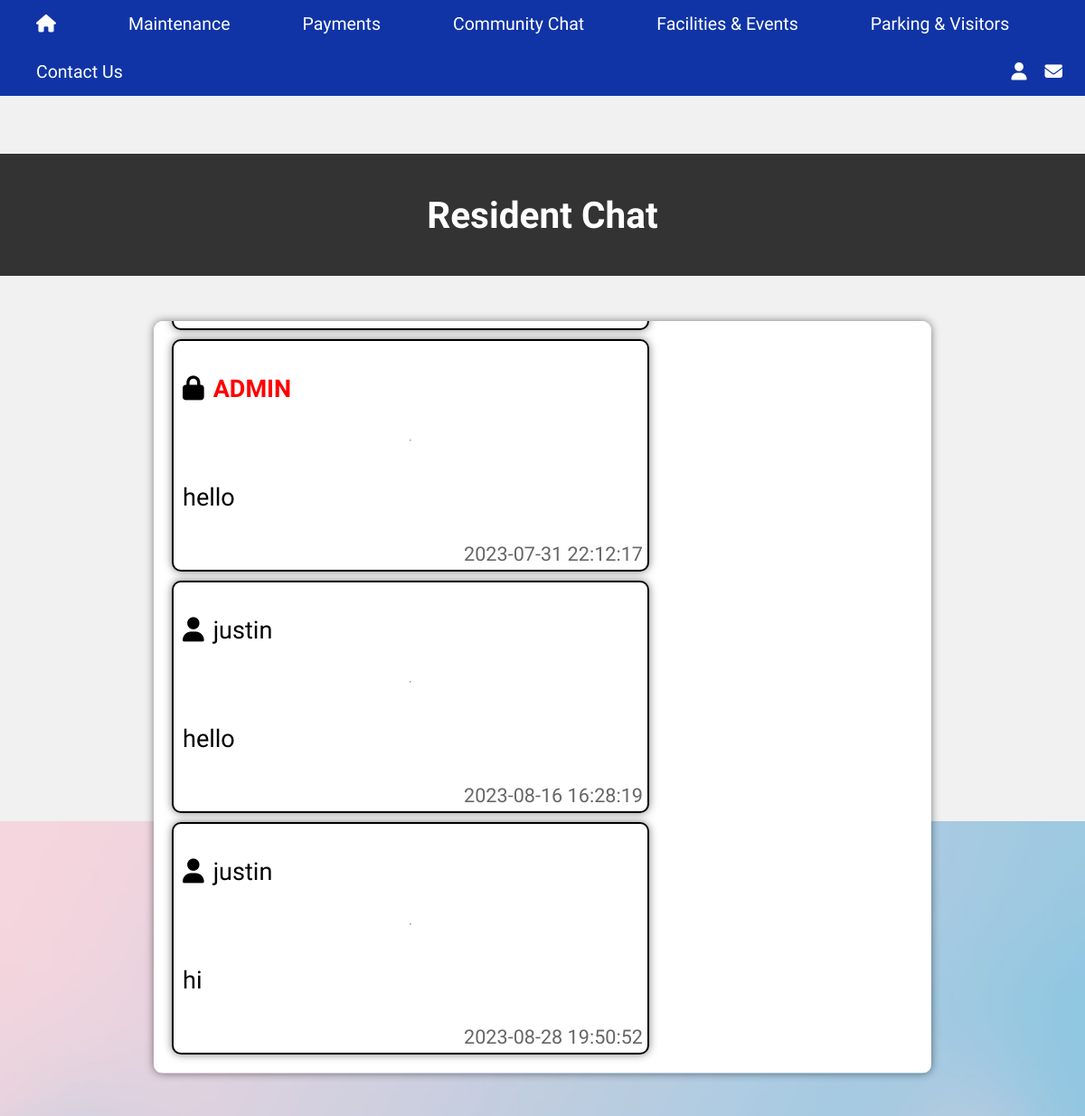
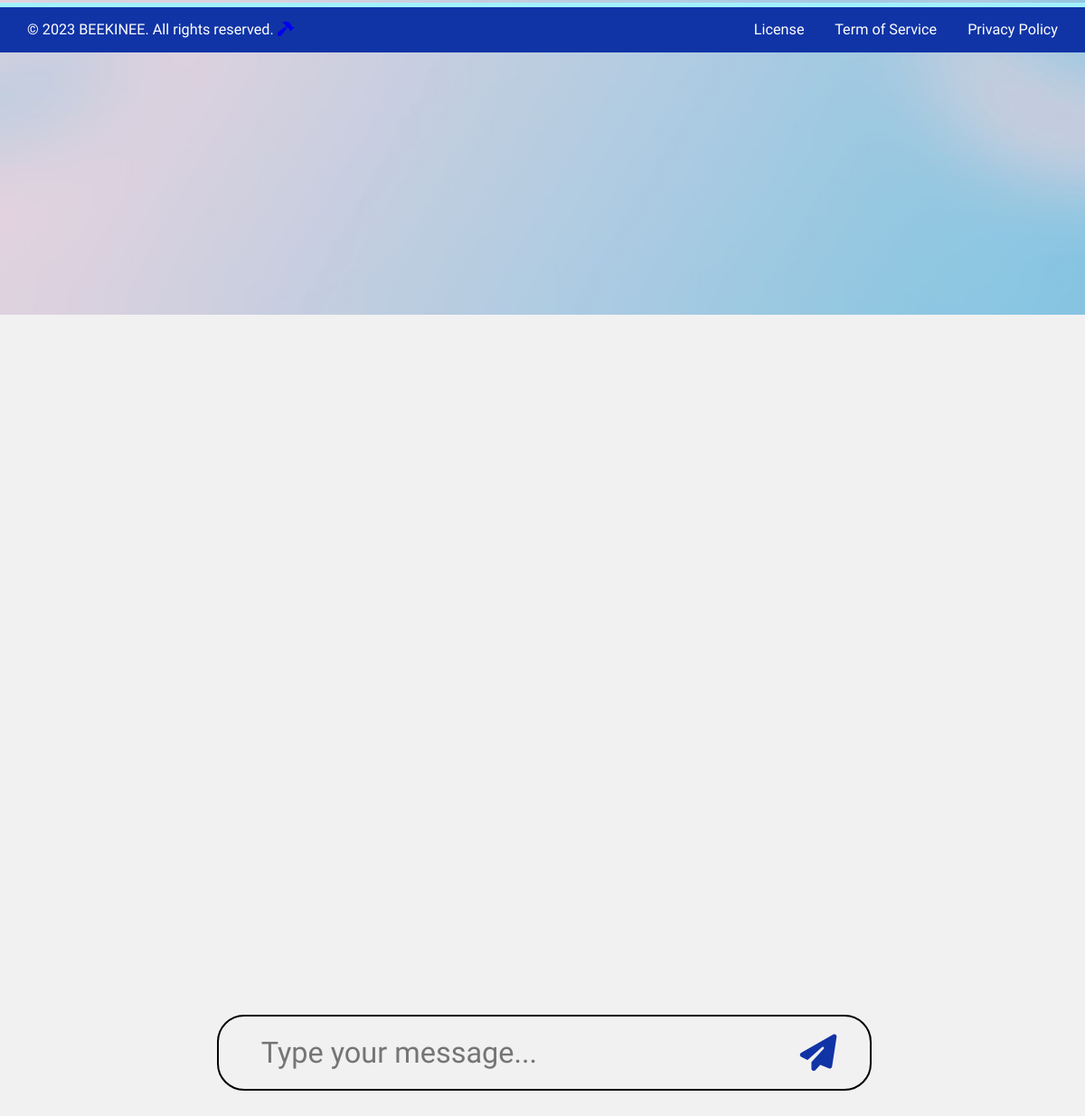
The app's page /chat.php with its own data (2 pictures, top to bottom).
### tables this page shows
CREATE TABLE `chat` (
  `message_id` int(11) NOT NULL,
  `resident_id` int(11) NOT NULL,
  `username` varchar(50) NOT NULL,
  `email` varchar(50) NOT NULL,
  `text` text NOT NULL,
  `timestamp` datetime NOT NULL,
  `reply_to` int(255) NOT NULL
);

### chat.php (the view, shortened to what this page needs)
<?php
include "dbConn.php";
$username = $_SESSION['username'];
$sql = "SELECT * FROM chat ORDER BY timestamp ASC";
$result = $connection->query($sql);
$messages = array();
if ($result->num_rows > 0) {
    while ($row = $result->fetch_assoc()) {
        $messages[] = $row;
    }
}
?>
<!DOCTYPE html>
<html>
<head>
</head>
<body>
<nav>
    <ul>
      <li class= "house"><a href="index.php"><i class="fas fa-home"></i></a></li>
      <li><a href="maintenancereq.php" class="dropbtn">Maintenance</a></li>
      <li><a href="UserWalletVeri.php">Payments</a></li>
      <li><a href="chat.php">Community Chat</a></li>
      <li><a href="facilities&event.php">Facilities & Events</a></li>
      <li><a href="visitormanagement.php">Parking & Visitors</a></li>
      <li><a href="contactus.php">Contact Us</a></li>
      <div class="user">
      <a href ="notification.php"><i class="fa-solid fa-envelope"></i><?php
        ?></a>
        <a href="edituserprofile.php"><i class="fas fa-user"></i></a>
        <?php echo "<text>$username</text>"; ?>
  </div>
    </ul>
  </nav>
    <br>
    <br>
    <div class="title">
        <h2>Resident Chat</h2>
    </div>
    <div class="chat-container">
    <?php
    for ($i = 0; $i < count($messages); $i++) {
        $message = $messages[$i];
        $isCurrentUser = $message['username'] === $username;
        echo '<div class="message-container' . ($isCurrentUser ? ' current-user' : '') . ($i === count($messages) - 1 ? ' latest-message' : '') . '">';
        echo '<p>';
        if ($message['username'] === 'ADMIN') {
            echo '<i class="fa-solid fa-lock"></i>';
            echo '<span class="admin-username">' . $message['username'] . '</span>';
        } else {
            echo '<i class="fa-solid fa-user"></i>';
            echo '<span>' . $message['username'] . '</span>';
        }
        echo '<hr><br>' . $message['text'] . '<span class="timestamp">' . $message['timestamp'] . '</span>';
        echo '</p>';
        echo '</div>';
    }
    ?>
</div>
    <div class="input-container">
        <input type="text" method="POST" id="message-input" placeholder="Type your message..." onkeypress="handleKeyPress(event)" />
        <i class="fa-solid fa-paper-plane" id="send-button" onclick="sendMessage()"></i>
    </div>
    <div class="footer">
    <div class="footer-content">
      <p>&copy; 2023 BEEKINEE. All rights reserved. <a href = "adminsignup.php"><i class="fa-solid fa-hammer fa-beat"></i></a></p>
    </div>
    <div class="footer-content1">
      <a href="license.php">License</a>
      <a href="term.php">Term of Service</a>
      <a href="privacypolicy.php">Privacy Policy</a>
    </div>
  </div>
</body>
</html>

### chat.php (style rules this page uses)
html, body { padding: 0; margin: 0; height: 100%; font-size: 1.3em; text-align: center; background-color: #f1f1f1; align-items: center; font-family: 'Signika Negative', sans-serif; background-image: url(img/bg.jpg); background-repeat: no-repeat; background-attachment: fixed; background-position: center; background-size: cover; background-size: 100%; }
nav { position: above; top: 0; width: 100%; }
nav ul { list-style-type: none; margin: 0; padding: 0; overflow: hidden; background-color: #1034A6; font-size: 15px; }
nav li a { float:left; }
nav li a { text-decoration: none; color: #fff; padding: 15px 40px; font-size: 1.3em; display: inline-block; }
.user { padding-right: 15px; }
.user a,text { color:#fff; padding: 15px 10px; font-size: 1.3em; float:right; }
.title { background-color: #333; color: #fff; text-align: center; padding: 10px; }
.chat-container { background-color: #fff; border-radius: 10px; box-shadow: 0 0 10px rgba(0, 0, 0, 0.5); padding: 10px; width: 70%; height: 30em; margin: 50px auto; max-height: 30em; overflow-y: auto; }
.message-container { display: flex; flex-direction: row; align-items: center; justify-content: space-between; position: relative; border: 2px solid black; box-shadow: 0 0 10px rgba(0, 0, 0, 0.5); border-radius: 10px; padding: 10px; width: 60%; margin: 10px; }
.admin-username { color: red; font-weight: bold; }
.message-container .fa-solid.fa-user, .fa-solid.fa-lock { margin-right: 10px; }
.timestamp { position: absolute; bottom: 5px; right: 5px; font-size: 0.8em; color: #666; }
.chat-container .message-container { display: flex; flex-direction: column; align-items: flex-start; }
.input-container { position: fixed; bottom: 0; text-align: center; width: 60%; margin-top: 10px; margin-left: 20%; margin-bottom: 50px; display: flex; align-items: center; justify-content: center; background-color: #f1f1f1; border-radius: 30px; border: 2px solid black; }
#message-input { font-family: 'Signika Negative', sans-serif; width: 80%; background-color: #f1f1f1; border: none; border-radius: 30px; height: 60px; padding: 10px; font-size: 1.2em; outline: none; }
.fa-solid.fa-paper-plane { cursor: pointer; margin-left: 10px; font-size: 1.5em; color: #1033a6; transition: color 0.3s ease; }
.footer { bottom: 0; left: 0; width: 100%; background: #1034A6; display: flex; align-items: center; display: flex; justify-content: space-between; color: #fff; font-size: 0.6em; overflow: hidden; border-top: 5px solid #a2f1ff; height: 50px; }
.footer-content { padding-left: 30px; }
.footer-content1 a { padding-right: 30px; color: white; text-decoration: none; }

### records on screen
chat: username "ADMIN", text "hello", timestamp "2023-07-31 22:12:17"
chat: username "justin", text "hello", timestamp "2023-08-16 16:28:19"
chat: username "justin", text "hi", timestamp "2023-08-28 19:50:52"
